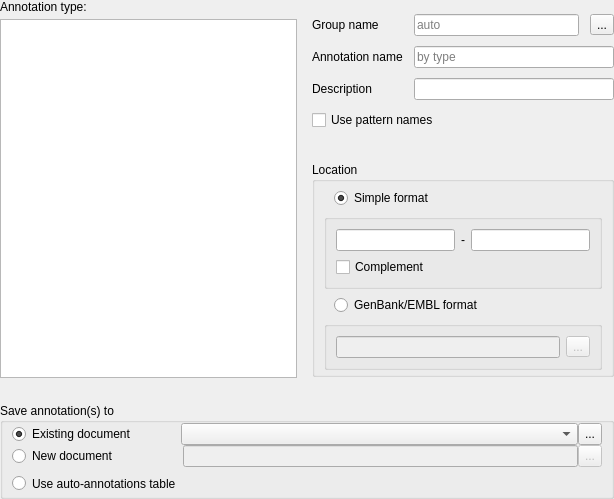
<?xml version="1.0" encoding="UTF-8"?>
<ui version="4.0">
 <class>CreateAnnotationFullWidget</class>
 <widget class="QWidget" name="CreateAnnotationFullWidget">
  <property name="geometry">
   <rect>
    <x>0</x>
    <y>0</y>
    <width>614</width>
    <height>499</height>
   </rect>
  </property>
  <property name="sizePolicy">
   <sizepolicy hsizetype="Preferred" vsizetype="Minimum">
    <horstretch>0</horstretch>
    <verstretch>0</verstretch>
   </sizepolicy>
  </property>
  <property name="windowTitle">
   <string>Create Annotations</string>
  </property>
  <layout class="QVBoxLayout" name="mainLayout">
   <property name="spacing">
    <number>25</number>
   </property>
   <property name="sizeConstraint">
    <enum>QLayout::SetMinAndMaxSize</enum>
   </property>
   <property name="leftMargin">
    <number>0</number>
   </property>
   <property name="topMargin">
    <number>0</number>
   </property>
   <property name="rightMargin">
    <number>0</number>
   </property>
   <property name="bottomMargin">
    <number>0</number>
   </property>
   <item>
    <layout class="QHBoxLayout" name="annotationParametersLayout" stretch="0,0">
     <property name="spacing">
      <number>5</number>
     </property>
     <property name="sizeConstraint">
      <enum>QLayout::SetMinAndMaxSize</enum>
     </property>
     <item>
      <layout class="QVBoxLayout" name="verticalLayout" stretch="0,1">
       <property name="spacing">
        <number>5</number>
       </property>
       <property name="sizeConstraint">
        <enum>QLayout::SetMinAndMaxSize</enum>
       </property>
       <property name="rightMargin">
        <number>8</number>
       </property>
       <item>
        <widget class="QLabel" name="lblAnnotationType">
         <property name="text">
          <string>Annotation type:</string>
         </property>
        </widget>
       </item>
       <item>
        <widget class="QListWidget" name="lwAnnotationType">
         <property name="sizePolicy">
          <sizepolicy hsizetype="Expanding" vsizetype="Minimum">
           <horstretch>0</horstretch>
           <verstretch>0</verstretch>
          </sizepolicy>
         </property>
        </widget>
       </item>
      </layout>
     </item>
     <item>
      <layout class="QVBoxLayout" name="spacerLayout" stretch="1,0">
       <property name="spacing">
        <number>0</number>
       </property>
       <property name="sizeConstraint">
        <enum>QLayout::SetMinAndMaxSize</enum>
       </property>
       <property name="leftMargin">
        <number>2</number>
       </property>
       <property name="bottomMargin">
        <number>0</number>
       </property>
       <item>
        <layout class="QVBoxLayout" name="parametersLayout">
         <property name="spacing">
          <number>20</number>
         </property>
         <property name="sizeConstraint">
          <enum>QLayout::SetMinAndMaxSize</enum>
         </property>
         <property name="topMargin">
          <number>0</number>
         </property>
         <property name="bottomMargin">
          <number>0</number>
         </property>
         <item>
          <layout class="QGridLayout" name="gridLayout">
           <property name="sizeConstraint">
            <enum>QLayout::SetMinAndMaxSize</enum>
           </property>
           <property name="topMargin">
            <number>14</number>
           </property>
           <property name="bottomMargin">
            <number>12</number>
           </property>
           <property name="horizontalSpacing">
            <number>11</number>
           </property>
           <property name="verticalSpacing">
            <number>10</number>
           </property>
           <item row="1" column="0">
            <widget class="QLabel" name="lblAnnotationName">
             <property name="text">
              <string>Annotation name</string>
             </property>
            </widget>
           </item>
           <item row="3" column="0" colspan="3">
            <widget class="QCheckBox" name="chbUsePatternNames">
             <property name="enabled">
              <bool>true</bool>
             </property>
             <property name="toolTip">
              <string>Use names of patterns as annotations names. In case the patterns are in FASTA format</string>
             </property>
             <property name="text">
              <string>Use pattern names</string>
             </property>
             <property name="checked">
              <bool>false</bool>
             </property>
            </widget>
           </item>
           <item row="0" column="0">
            <widget class="QLabel" name="lblGroupName">
             <property name="text">
              <string>Group name</string>
             </property>
            </widget>
           </item>
           <item row="0" column="2">
            <widget class="QToolButton" name="tbSelectGroupName">
             <property name="toolTip">
              <string>Predefined group names</string>
             </property>
             <property name="text">
              <string>...</string>
             </property>
             <property name="icon">
              <iconset resource="../../U2Gui.qrc">
               <normaloff>:/core/images/group_auto.png</normaloff>:/core/images/group_auto.png</iconset>
             </property>
            </widget>
           </item>
           <item row="1" column="1" colspan="2">
            <widget class="QLineEdit" name="leAnnotationName">
             <property name="maxLength">
              <number>100</number>
             </property>
             <property name="placeholderText">
              <string>by type</string>
             </property>
            </widget>
           </item>
           <item row="2" column="1" colspan="2">
            <widget class="QLineEdit" name="leDescription"/>
           </item>
           <item row="2" column="0">
            <widget class="QLabel" name="lblDescription">
             <property name="text">
              <string>Description</string>
             </property>
            </widget>
           </item>
           <item row="0" column="1">
            <widget class="QLineEdit" name="leGroupName">
             <property name="placeholderText">
              <string>auto</string>
             </property>
            </widget>
           </item>
          </layout>
         </item>
         <item>
          <widget class="QGroupBox" name="gbLocation">
           <property name="sizePolicy">
            <sizepolicy hsizetype="Preferred" vsizetype="Minimum">
             <horstretch>0</horstretch>
             <verstretch>0</verstretch>
            </sizepolicy>
           </property>
           <property name="title">
            <string>Location</string>
           </property>
           <layout class="QVBoxLayout" name="verticalLayout_2">
            <property name="sizeConstraint">
             <enum>QLayout::SetMinAndMaxSize</enum>
            </property>
            <property name="topMargin">
             <number>6</number>
            </property>
            <property name="bottomMargin">
             <number>4</number>
            </property>
            <item>
             <layout class="QVBoxLayout" name="verticalLayout_4">
              <property name="spacing">
               <number>0</number>
              </property>
              <item>
               <layout class="QHBoxLayout" name="horizontalLayout_5">
                <property name="bottomMargin">
                 <number>6</number>
                </property>
                <item>
                 <spacer name="horizontalSpacer_2">
                  <property name="orientation">
                   <enum>Qt::Horizontal</enum>
                  </property>
                  <property name="sizeType">
                   <enum>QSizePolicy::Fixed</enum>
                  </property>
                  <property name="sizeHint" stdset="0">
                   <size>
                    <width>10</width>
                    <height>0</height>
                   </size>
                  </property>
                 </spacer>
                </item>
                <item>
                 <widget class="QRadioButton" name="rbSimpleFormat">
                  <property name="text">
                   <string>Simple format</string>
                  </property>
                  <property name="checked">
                   <bool>true</bool>
                  </property>
                 </widget>
                </item>
               </layout>
              </item>
              <item>
               <widget class="QGroupBox" name="gbSimpleFormat">
                <layout class="QVBoxLayout" name="verticalLayout_3">
                 <property name="sizeConstraint">
                  <enum>QLayout::SetMinAndMaxSize</enum>
                 </property>
                 <item>
                  <layout class="QHBoxLayout" name="horizontalLayout">
                   <property name="sizeConstraint">
                    <enum>QLayout::SetMinAndMaxSize</enum>
                   </property>
                   <item>
                    <widget class="QLineEdit" name="leRegionStart"/>
                   </item>
                   <item>
                    <widget class="QLabel" name="lblDash">
                     <property name="text">
                      <string>-</string>
                     </property>
                    </widget>
                   </item>
                   <item>
                    <widget class="QLineEdit" name="leRegionEnd"/>
                   </item>
                  </layout>
                 </item>
                 <item>
                  <widget class="QCheckBox" name="chbComplement">
                   <property name="text">
                    <string>Complement</string>
                   </property>
                  </widget>
                 </item>
                </layout>
               </widget>
              </item>
             </layout>
            </item>
            <item>
             <layout class="QVBoxLayout" name="verticalLayout_5">
              <property name="spacing">
               <number>0</number>
              </property>
              <item>
               <layout class="QHBoxLayout" name="horizontalLayout_3">
                <property name="bottomMargin">
                 <number>6</number>
                </property>
                <item>
                 <spacer name="horizontalSpacer">
                  <property name="orientation">
                   <enum>Qt::Horizontal</enum>
                  </property>
                  <property name="sizeType">
                   <enum>QSizePolicy::Fixed</enum>
                  </property>
                  <property name="sizeHint" stdset="0">
                   <size>
                    <width>10</width>
                    <height>0</height>
                   </size>
                  </property>
                 </spacer>
                </item>
                <item>
                 <widget class="QRadioButton" name="rbGenbankFormat">
                  <property name="text">
                   <string>GenBank/EMBL format</string>
                  </property>
                 </widget>
                </item>
               </layout>
              </item>
              <item>
               <widget class="QGroupBox" name="gbGenbankFormat">
                <property name="enabled">
                 <bool>false</bool>
                </property>
                <layout class="QHBoxLayout" name="horizontalLayout_2">
                 <property name="sizeConstraint">
                  <enum>QLayout::SetMinAndMaxSize</enum>
                 </property>
                 <item>
                  <widget class="QLineEdit" name="leLocation">
                   <property name="toolTip">
                    <string>Annotation location in GenBank format</string>
                   </property>
                  </widget>
                 </item>
                 <item>
                  <widget class="QToolButton" name="tbDoComplement">
                   <property name="toolTip">
                    <string>Add/remove complement flag</string>
                   </property>
                   <property name="text">
                    <string>...</string>
                   </property>
                   <property name="icon">
                    <iconset resource="../../U2Gui.qrc">
                     <normaloff>:/core/images/do_complement.png</normaloff>:/core/images/do_complement.png</iconset>
                   </property>
                  </widget>
                 </item>
                </layout>
               </widget>
              </item>
             </layout>
            </item>
           </layout>
          </widget>
         </item>
        </layout>
       </item>
       <item>
        <spacer name="verticalSpacer">
         <property name="orientation">
          <enum>Qt::Vertical</enum>
         </property>
         <property name="sizeHint" stdset="0">
          <size>
           <width>20</width>
           <height>0</height>
          </size>
         </property>
        </spacer>
       </item>
      </layout>
     </item>
    </layout>
   </item>
   <item>
    <widget class="QGroupBox" name="gbSaveAnnotationsInnerWidget">
     <property name="sizePolicy">
      <sizepolicy hsizetype="Preferred" vsizetype="Preferred">
       <horstretch>0</horstretch>
       <verstretch>0</verstretch>
      </sizepolicy>
     </property>
     <property name="title">
      <string>Save annotation(s) to</string>
     </property>
     <layout class="QVBoxLayout" name="verticalLayout_7">
      <property name="spacing">
       <number>4</number>
      </property>
      <property name="topMargin">
       <number>0</number>
      </property>
      <property name="bottomMargin">
       <number>0</number>
      </property>
      <item>
       <layout class="QVBoxLayout" name="verticalLayout_6">
        <property name="spacing">
         <number>0</number>
        </property>
        <item>
         <layout class="QHBoxLayout" name="horizontalLayout_9">
          <item>
           <layout class="QHBoxLayout" name="horizontalLayout_8">
            <item>
             <layout class="QHBoxLayout" name="horizontalLayout_4">
              <property name="leftMargin">
               <number>0</number>
              </property>
              <property name="topMargin">
               <number>0</number>
              </property>
              <property name="bottomMargin">
               <number>0</number>
              </property>
              <item>
               <widget class="QRadioButton" name="rbExistingTable">
                <property name="minimumSize">
                 <size>
                  <width>0</width>
                  <height>22</height>
                 </size>
                </property>
                <property name="text">
                 <string>Existing document</string>
                </property>
                <property name="checked">
                 <bool>true</bool>
                </property>
               </widget>
              </item>
              <item>
               <spacer name="horizontalSpacer_3">
                <property name="orientation">
                 <enum>Qt::Horizontal</enum>
                </property>
                <property name="sizeType">
                 <enum>QSizePolicy::Preferred</enum>
                </property>
                <property name="sizeHint" stdset="0">
                 <size>
                  <width>45</width>
                  <height>20</height>
                 </size>
                </property>
               </spacer>
              </item>
             </layout>
            </item>
            <item>
             <widget class="QComboBox" name="cbExistingTable">
              <property name="sizePolicy">
               <sizepolicy hsizetype="Expanding" vsizetype="Fixed">
                <horstretch>0</horstretch>
                <verstretch>0</verstretch>
               </sizepolicy>
              </property>
              <property name="minimumSize">
               <size>
                <width>0</width>
                <height>22</height>
               </size>
              </property>
              <property name="sizeAdjustPolicy">
               <enum>QComboBox::AdjustToContentsOnFirstShow</enum>
              </property>
             </widget>
            </item>
           </layout>
          </item>
          <item>
           <widget class="QToolButton" name="tbBrowseExistingTable">
            <property name="minimumSize">
             <size>
              <width>0</width>
              <height>22</height>
             </size>
            </property>
            <property name="text">
             <string>...</string>
            </property>
            <property name="icon">
             <iconset resource="../../U2Gui.qrc">
              <normaloff>:/core/images/load_selected_documents.png</normaloff>:/core/images/load_selected_documents.png</iconset>
            </property>
           </widget>
          </item>
         </layout>
        </item>
        <item>
         <layout class="QHBoxLayout" name="horizontalLayout_11">
          <item>
           <layout class="QHBoxLayout" name="horizontalLayout_10">
            <item>
             <layout class="QHBoxLayout" name="horizontalLayout_6">
              <item>
               <widget class="QRadioButton" name="rbCreateNewTable">
                <property name="minimumSize">
                 <size>
                  <width>0</width>
                  <height>22</height>
                 </size>
                </property>
                <property name="text">
                 <string>New document</string>
                </property>
               </widget>
              </item>
              <item>
               <spacer name="horizontalSpacer_4">
                <property name="orientation">
                 <enum>Qt::Horizontal</enum>
                </property>
                <property name="sizeType">
                 <enum>QSizePolicy::Preferred</enum>
                </property>
                <property name="sizeHint" stdset="0">
                 <size>
                  <width>65</width>
                  <height>20</height>
                 </size>
                </property>
               </spacer>
              </item>
             </layout>
            </item>
            <item>
             <widget class="QLineEdit" name="leNewTablePath">
              <property name="enabled">
               <bool>false</bool>
              </property>
              <property name="minimumSize">
               <size>
                <width>0</width>
                <height>22</height>
               </size>
              </property>
             </widget>
            </item>
           </layout>
          </item>
          <item>
           <widget class="QToolButton" name="tbBrowseNewTable">
            <property name="enabled">
             <bool>false</bool>
            </property>
            <property name="minimumSize">
             <size>
              <width>0</width>
              <height>22</height>
             </size>
            </property>
            <property name="text">
             <string>...</string>
            </property>
           </widget>
          </item>
         </layout>
        </item>
       </layout>
      </item>
      <item>
       <layout class="QHBoxLayout" name="horizontalLayout_7">
        <item>
         <widget class="QRadioButton" name="rbUseAutoTable">
          <property name="enabled">
           <bool>true</bool>
          </property>
          <property name="sizePolicy">
           <sizepolicy hsizetype="Minimum" vsizetype="Preferred">
            <horstretch>0</horstretch>
            <verstretch>0</verstretch>
           </sizepolicy>
          </property>
          <property name="minimumSize">
           <size>
            <width>0</width>
            <height>25</height>
           </size>
          </property>
          <property name="toolTipDuration">
           <number>3</number>
          </property>
          <property name="text">
           <string>Use auto-annotations table</string>
          </property>
          <property name="checkable">
           <bool>true</bool>
          </property>
         </widget>
        </item>
       </layout>
      </item>
     </layout>
    </widget>
   </item>
  </layout>
 </widget>
 <tabstops>
  <tabstop>lwAnnotationType</tabstop>
  <tabstop>leGroupName</tabstop>
  <tabstop>tbSelectGroupName</tabstop>
  <tabstop>leAnnotationName</tabstop>
  <tabstop>leDescription</tabstop>
  <tabstop>chbUsePatternNames</tabstop>
  <tabstop>rbSimpleFormat</tabstop>
  <tabstop>leRegionStart</tabstop>
  <tabstop>leRegionEnd</tabstop>
  <tabstop>chbComplement</tabstop>
  <tabstop>rbGenbankFormat</tabstop>
  <tabstop>leLocation</tabstop>
  <tabstop>tbDoComplement</tabstop>
 </tabstops>
 <resources>
  <include location="../../U2Gui.qrc"/>
 </resources>
 <connections>
  <connection>
   <sender>rbSimpleFormat</sender>
   <signal>toggled(bool)</signal>
   <receiver>gbSimpleFormat</receiver>
   <slot>setEnabled(bool)</slot>
   <hints>
    <hint type="sourcelabel">
     <x>450</x>
     <y>162</y>
    </hint>
    <hint type="destinationlabel">
     <x>440</x>
     <y>211</y>
    </hint>
   </hints>
  </connection>
  <connection>
   <sender>rbGenbankFormat</sender>
   <signal>toggled(bool)</signal>
   <receiver>gbGenbankFormat</receiver>
   <slot>setEnabled(bool)</slot>
   <hints>
    <hint type="sourcelabel">
     <x>450</x>
     <y>271</y>
    </hint>
    <hint type="destinationlabel">
     <x>440</x>
     <y>310</y>
    </hint>
   </hints>
  </connection>
  <connection>
   <sender>rbCreateNewTable</sender>
   <signal>toggled(bool)</signal>
   <receiver>leNewTablePath</receiver>
   <slot>setEnabled(bool)</slot>
   <hints>
    <hint type="sourcelabel">
     <x>60</x>
     <y>451</y>
    </hint>
    <hint type="destinationlabel">
     <x>377</x>
     <y>451</y>
    </hint>
   </hints>
  </connection>
  <connection>
   <sender>rbCreateNewTable</sender>
   <signal>toggled(bool)</signal>
   <receiver>tbBrowseNewTable</receiver>
   <slot>setEnabled(bool)</slot>
   <hints>
    <hint type="sourcelabel">
     <x>60</x>
     <y>451</y>
    </hint>
    <hint type="destinationlabel">
     <x>589</x>
     <y>451</y>
    </hint>
   </hints>
  </connection>
  <connection>
   <sender>rbExistingTable</sender>
   <signal>toggled(bool)</signal>
   <receiver>cbExistingTable</receiver>
   <slot>setEnabled(bool)</slot>
   <hints>
    <hint type="sourcelabel">
     <x>68</x>
     <y>423</y>
    </hint>
    <hint type="destinationlabel">
     <x>376</x>
     <y>423</y>
    </hint>
   </hints>
  </connection>
  <connection>
   <sender>rbExistingTable</sender>
   <signal>toggled(bool)</signal>
   <receiver>tbBrowseExistingTable</receiver>
   <slot>setEnabled(bool)</slot>
   <hints>
    <hint type="sourcelabel">
     <x>68</x>
     <y>423</y>
    </hint>
    <hint type="destinationlabel">
     <x>590</x>
     <y>423</y>
    </hint>
   </hints>
  </connection>
 </connections>
</ui>
